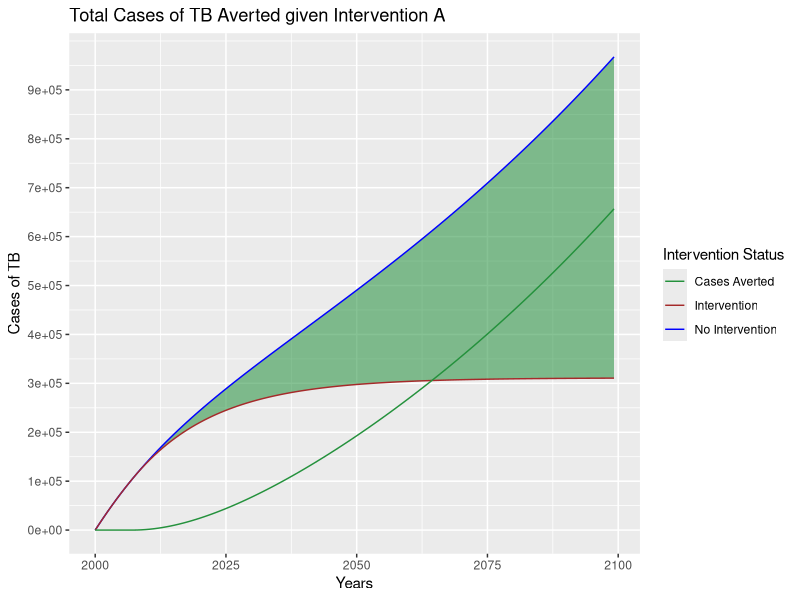
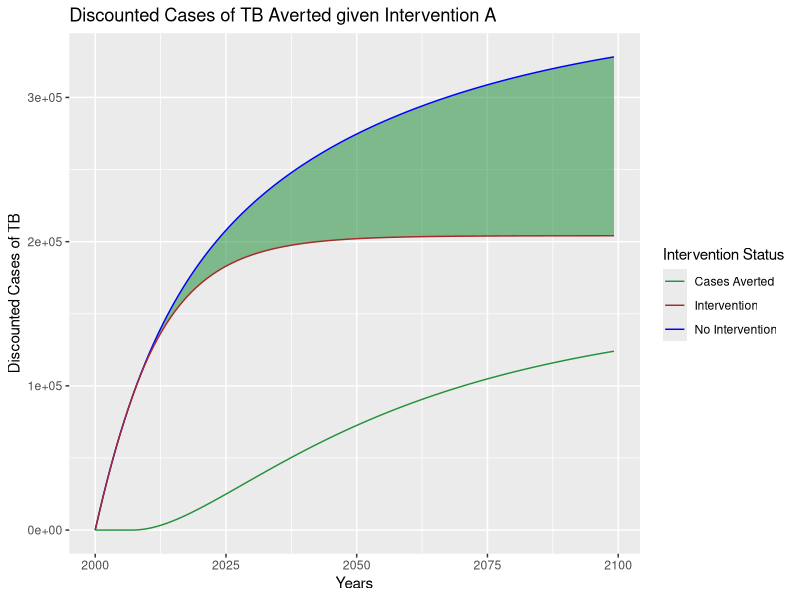
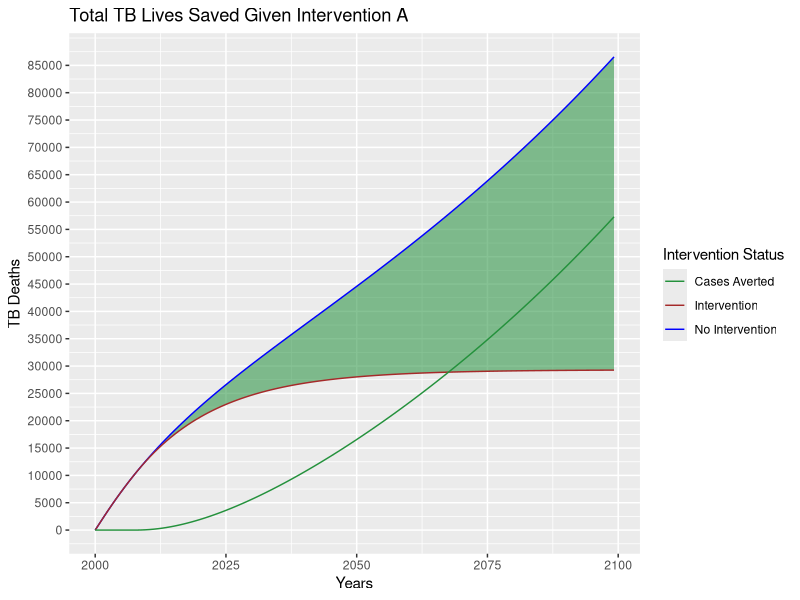
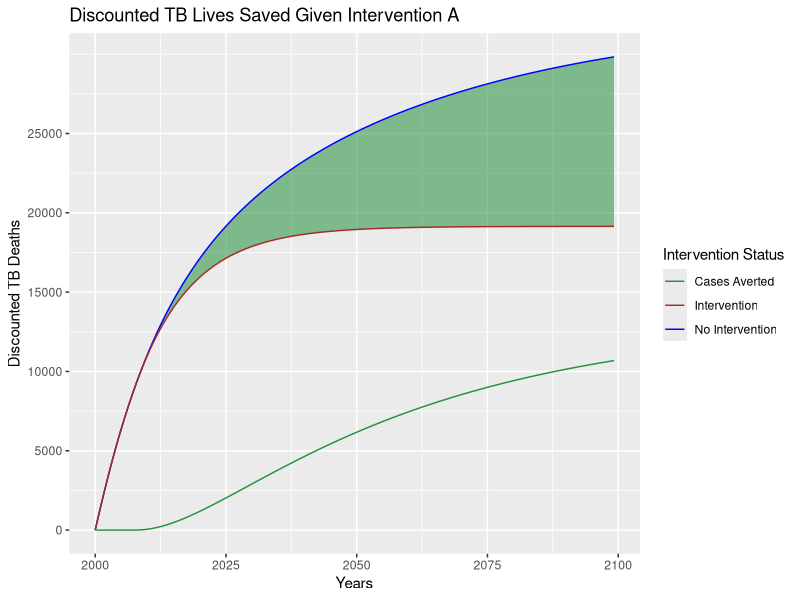
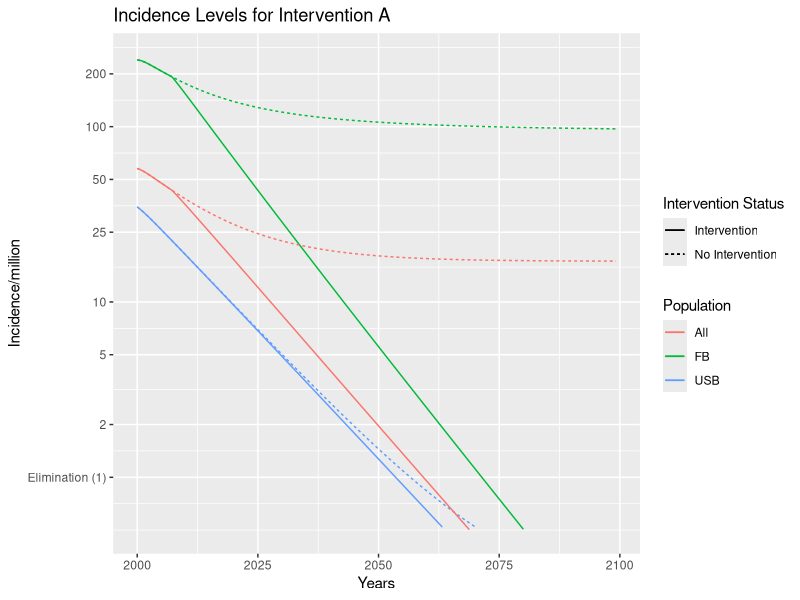
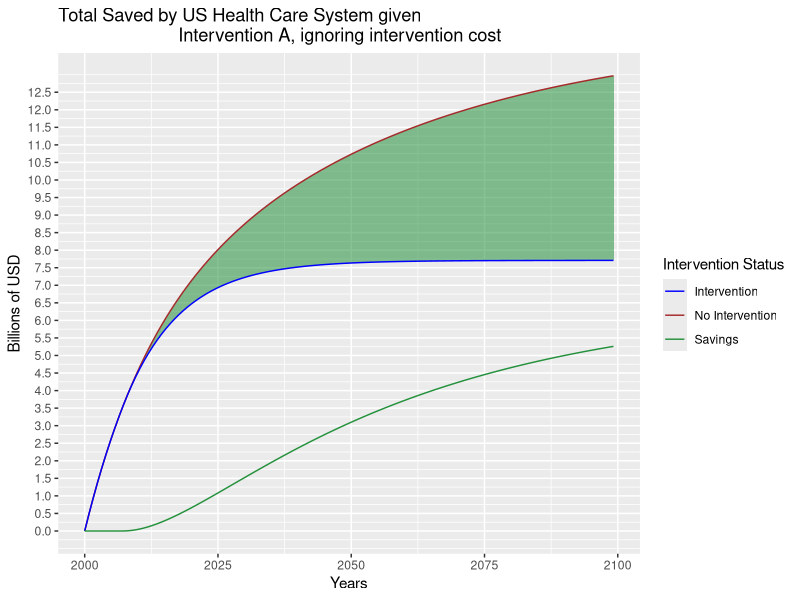

The R script that drew these images, in order:
library(ggplot2)
#TODO: Make this read from the files somehow
DELTA_T = 0.8
years = seq(2000,2100 - DELTA_T, DELTA_T)
totT = length(years)
if (Sys.info()['sysname'] == "Linux") {
  #Making it plot on linux
  X11.options(type='nbcairo')
}
vF <- 1.5         #Progression rate of acute infection per year
vL0 <- 0.0014     #Progression rate for reactivation (chronic LTBI) in the USB population per year
vL1 <- 0.0010     #Progression rate for reactivation (chronic LTBI) in the FB population per year
generateIncidence <- function(dataSet) {
  IN0   <- 1e6 * (vF*dataSet$F0 + vL0*dataSet$L0)/dataSet$N0
  IN1   <- 1e6 * (vF*dataSet$F1 + vL1*dataSet$L1)/dataSet$N1
  INall <- 1e6 * (vF*(dataSet$F0 + dataSet$F1) + vL0*dataSet$L0 + vL1*dataSet$L1)/(dataSet$N0 + dataSet$N1)
  return(data.frame(IN0,IN1,INall))
}

#Data Labels
USB     <- rep("USB",             totT)
FB      <- rep("FB",              totT)
all     <- rep("All",             totT)
noInt   <- rep("No Intervention", totT)
int     <- rep("Intervention",    totT)
savings <- rep("Savings",         totT)
cost    <- rep("Cost",            totT)
averted <- rep("Cases Averted",   totT)

#Aesthetics
USBC     <- 'blue'
FBC      <- 'green'
allC     <- 'red'
noIntC   <- 'blue'
intC     <- 'brown'
savingsC <- '#24913C'
costC    <- 'red'
avertedC <- '#24913C'

baseData         <- read.csv('baseData.csv')
interventionData <- read.csv('interventionData.csv')

baseInc          <- generateIncidence(baseData)
interventionInc  <- generateIncidence(interventionData)

#Incidence Reports: Comparing Baseline Incidence against Intervention Incidence
incData <- data.frame(year = years, 
                      baseUSB = baseInc$IN0,   intUSB = interventionInc$IN0, 
                      baseFB  = baseInc$IN1,    intFB = interventionInc$IN1, 
                      baseAll = baseInc$INall, intAll = interventionInc$INall)
incPlot <- ggplot(incData, aes(x=year)) + 
           scale_y_log10(breaks=c(1,2,5,10,25,50,100,200),
                         labels=c("Elimination (1)",2,5,10,25,50,100,200),
                         limits=c(0.5,250)) + 
           labs(x="Years", y="Incidence/million", color="Population", 
                linetype="Intervention Status") + 
           ggtitle("Incidence Levels for Intervention A") + 
           geom_line(aes(y=baseUSB, color=USB, linetype=noInt))  + 
           geom_line(aes(y=intUSB,  color=USB, linetype=int))    + 
           geom_line(aes(y=baseFB,  color=FB,  linetype=noInt))  + 
           geom_line(aes(y=intFB,   color=FB,  linetype=int))    + 
           geom_line(aes(y=baseAll, color=all, linetype=noInt))  + 
           geom_line(aes(y=intAll,  color=all, linetype=int))

#Total Costs Excluding Sticker Price: Comparing costs of various interventions
#US Health Care System (HCS) TB costs due to base system
baseCost  <- (baseData$cN0 + baseData$cN1)/1e9
#US HCS TB costs due to intervenvtion
interCost <- (interventionData$cN0 + interventionData$cN1)/1e9
#US HCS TB savings due to intervention
totSaved  <- baseCost - interCost                        

savingsData <- data.frame(year=years, baseCost=baseCost, interCost=interCost,
                          totSaved=totSaved)
yrange      <- round(seq(min(savingsData$baseCost),max(savingsData$baseCost),by=0.5),1)
savingsPlot <- ggplot(savingsData,aes(x=year)) + 
               labs(x="Years", y="Billions of USD", color="Intervention Status") +
               scale_y_continuous(breaks=yrange) + 
               ggtitle("Total Saved by US Health Care System given
                        Intervention A, ignoring intervention cost") +
               geom_ribbon(aes(ymin=interCost,ymax=baseCost,fill=savings, alpha=0.2)) + 
               geom_line(aes(y=baseCost, color=noInt)) +
               geom_line(aes(y=interCost, color=int)) + 
               geom_line(aes(y=totSaved, color=savings)) +
               scale_fill_manual(values=c(savingsC)) + 
               scale_color_manual(values=c(noIntC,intC,savingsC)) + 
               guides(fill=F, alpha=F)

##Total Costs Including Sticker Price: Comparing costs of various interventions
##Implementation cost of intervention
#costInter <- interventionData$implementationCost
##Total US HCS cost due to intervention
#interTot  <- interCost + costInter
##Total additional spent by US HCS due to intervention
#totSpent  <- interTot - baseCost

#Total Cases Averted
baseCases         <- 1e6*(baseData$progAcute0 + baseData$progAcute1 + 
                          baseData$progChron0 + baseData$progChron1)
baseCasesD        <- 1e6*(baseData$progTotalD0 + baseData$progTotalD1)
intCases          <- 1e6*(interventionData$progAcute0 + interventionData$progAcute1 + 
                          interventionData$progChron0 + interventionData$progChron1)
intCasesD         <- 1e6*(interventionData$progTotalD0 + interventionData$progTotalD1)
casesAverted      <- baseCases - intCases
casesAvertedD     <- baseCasesD - intCasesD

casesAvertedData  <- data.frame(year=years,baseCases=baseCases,
                                intCases=intCases,
                                casesAverted =casesAverted)
casesAvertedDataD <- data.frame(year=years,baseCases=baseCasesD,
                                intCases=intCasesD,
                                casesAverted=casesAvertedD)

yrange            <- round(seq(min(casesAvertedData$baseCases),
                               max(casesAvertedData$baseCases),by=1e5),1)
casesAvertedPlot  <- 
  ggplot(casesAvertedData,aes(x=year)) + 
  labs(x="Years", y="Cases of TB", color="Intervention Status") +
  scale_y_continuous(breaks=yrange) + 
  ggtitle("Total Cases of TB Averted given Intervention A") +
  geom_ribbon(aes(ymin=intCases,ymax=baseCases,fill=averted, alpha=0.2)) + 
  geom_line(aes(y=baseCases,    color=noInt)) +
  geom_line(aes(y=intCases,     color=int)) + 
  geom_line(aes(y=casesAverted, color=averted)) +
  scale_fill_manual(values=c(avertedC)) + 
  scale_color_manual(values=c(avertedC,intC,noIntC)) + 
  guides(fill=F, alpha=F)

yrange            <- round(seq(min(casesAvertedDataD$baseCases),
                               max(casesAvertedDataD$baseCases),by=1e5),1)
casesAvertedPlotD <- 
  ggplot(casesAvertedDataD,aes(x=year)) + 
  labs(x="Years", y="Discounted Cases of TB", 
       color="Intervention Status") +
  scale_y_continuous(breaks=yrange) + 
  ggtitle("Discounted Cases of TB Averted given Intervention A") +
  geom_ribbon(aes(ymin=intCases,ymax=baseCases,fill=averted, alpha=0.2)) + 
  geom_line(aes(y=baseCases, color=noInt)) +
  geom_line(aes(y=intCases, color=int)) + 
  geom_line(aes(y=casesAverted, color=averted)) +
  scale_fill_manual(values=c(avertedC)) + 
  scale_color_manual(values=c(avertedC,intC,noIntC)) + 
  guides(fill=F, alpha=F)

#TB Deaths:
baseDeaths         <- 1e6*(baseData$tbdeath0 + baseData$tbdeath1)
baseDeathsD        <- 1e6*(baseData$tbdeathD0 + baseData$tbdeathD1)
intDeaths          <- 1e6*(interventionData$tbdeath0 + interventionData$tbdeath1)
intDeathsD         <- 1e6*(interventionData$tbdeathD0 + interventionData$tbdeathD1)
deathsAverted      <- baseDeaths - intDeaths
deathsAvertedD     <- baseDeathsD - intDeathsD

deathsAvertedData  <- data.frame(year=years,baseDeaths=baseDeaths,
                                intDeaths=intDeaths,
                                deathsAverted =deathsAverted)
deathsAvertedDataD <- data.frame(year=years,baseDeaths=baseDeathsD,
                                intDeaths=intDeathsD,
                                deathsAverted=deathsAvertedD)

yrange             <- round(seq(min(deathsAvertedData$baseDeaths),
                               max(deathsAvertedData$baseDeaths),by=5e3),1)
deathsAvertedPlot  <- 
  ggplot(deathsAvertedData,aes(x=year)) + 
  labs(x="Years", y="TB Deaths", color="Intervention Status") +
  scale_y_continuous(breaks=yrange) + 
  ggtitle("Total TB Lives Saved Given Intervention A") +
  geom_ribbon(aes(ymin=intDeaths,ymax=baseDeaths,fill=averted, alpha=0.2)) + 
  geom_line(aes(y=baseDeaths,    color=noInt)) +
  geom_line(aes(y=intDeaths,     color=int)) + 
  geom_line(aes(y=deathsAverted, color=averted)) +
  scale_fill_manual(values=c(avertedC)) + 
  scale_color_manual(values=c(avertedC,intC,noIntC)) + 
  guides(fill=F, alpha=F)

yrange             <- round(seq(min(deathsAvertedDataD$baseDeaths),
                               max(deathsAvertedDataD$baseDeaths),by=5e3),1)
deathsAvertedPlotD <- 
  ggplot(deathsAvertedDataD,aes(x=year)) + 
  labs(x="Years", y="Discounted TB Deaths", 
       color="Intervention Status") +
  scale_y_continuous(breaks=yrange) + 
  ggtitle("Discounted TB Lives Saved Given Intervention A") +
  geom_ribbon(aes(ymin=intDeaths,ymax=baseDeaths,fill=averted, alpha=0.2)) + 
  geom_line(aes(y=baseDeaths, color=noInt)) +
  geom_line(aes(y=intDeaths, color=int)) + 
  geom_line(aes(y=deathsAverted, color=averted)) +
  scale_fill_manual(values=c(avertedC)) + 
  scale_color_manual(values=c(avertedC,intC,noIntC)) + 
  guides(fill=F, alpha=F)
